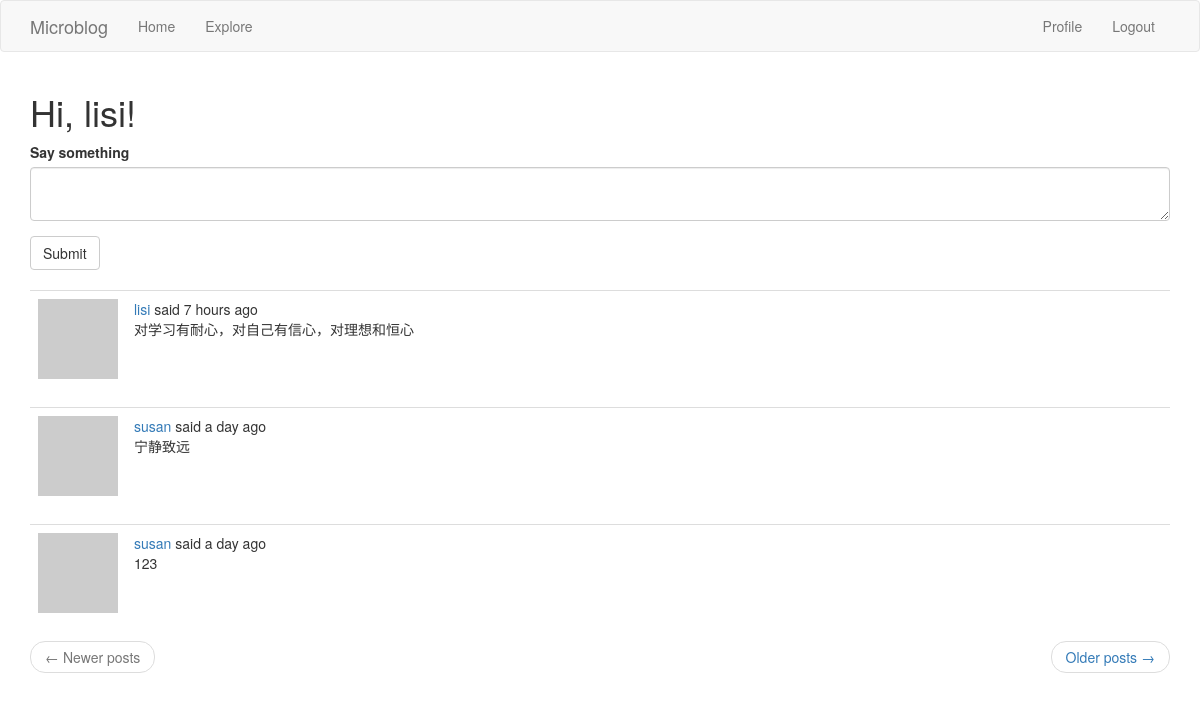
The page /index (signed in) on the database as committed earlier.
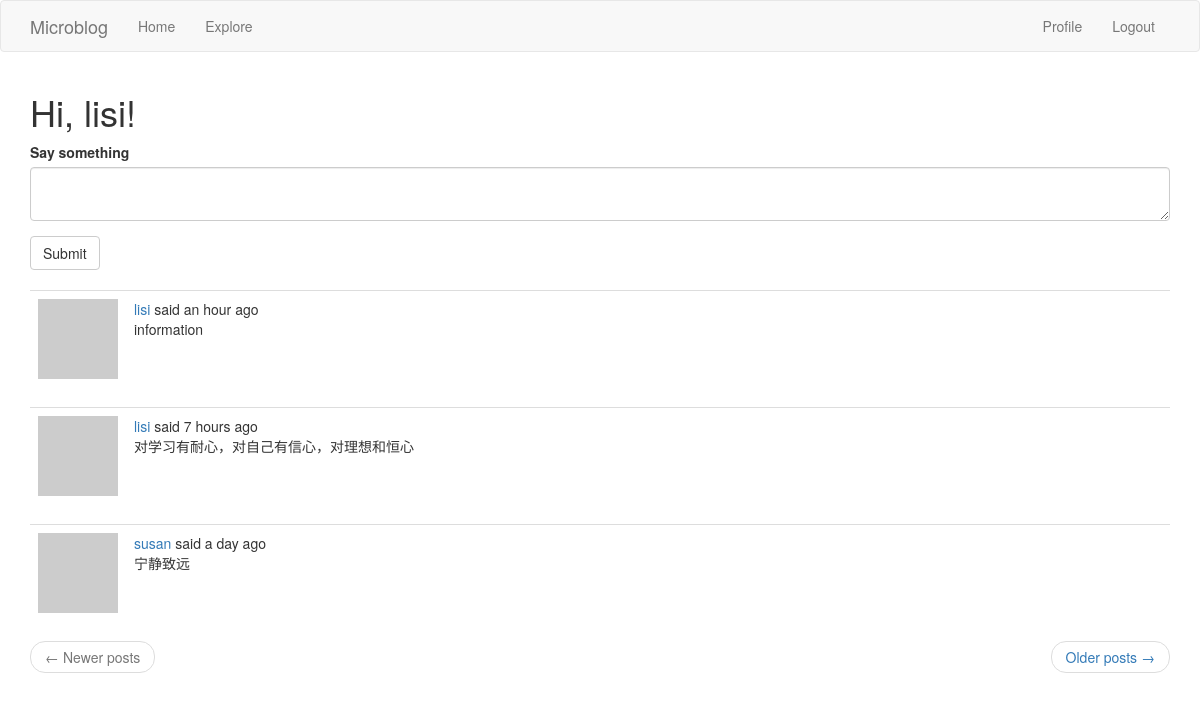
The same page on the database as committed later.
### app/models.py (models this page shows, shortened)
class Post(db.Model):  # UserMixin,
    id = db.Column(db.Integer, primary_key=True)
    body = db.Column(db.String(140))
    timestamp = db.Column(db.DateTime, index=True, default=datetime.utcnow)
    user_id = db.Column(db.Integer, db.ForeignKey('user.id'))

### app/routes.py (the view)
@app.route('/', methods=['GET', 'POST'])
@app.route('/index', methods=['GET', 'POST'])
@login_required
def index():
    form = PostForm()
    if form.validate_on_submit():  # 如果是POST请求就走这里
        post = Post(body=form.post.data, author=current_user)
        db.session.add(post)
        db.session.commit()
        flash(_('Your post is now live!'))
        return redirect(url_for('index'))
    page = request.args.get('page', 1, type=int)
    posts = current_user.followed_posts().paginate(page, app.config['POSTS_PER_PAGE'], False)
    next_url = url_for('index', page=posts.next_num) if posts.has_next else None
    prev_url = url_for('index', page=posts.prev_num) if posts.has_prev else None
    return render_template('index.html', title='Home Page', form=form, posts=posts.items, next_url=next_url,
                           prev_url=prev_url)

### app/forms.py
class PostForm(FlaskForm):
    post = TextAreaField(_l('Say something'), validators=[DataRequired(), Length(min=1, max=140)])
    submit = SubmitField(_l('Submit'))

### app/models.py (called while the page is built)
@login.user_loader
def load_user(id):
    return User.query.get(int(id))

    def avatar(self, size):
        digest = md5(self.email.lower().encode('utf-8')).hexdigest()
        return 'https://www.gravatar.com/avatar/{}?d=identicon&s={}'.format(
            digest, size)

    def followed_posts(self):
        followed = Post.query.join(followers, (followers.c.followed_id == Post.user_id)).filter(
            followers.c.follower_id == self.id)
        own = Post.query.filter_by(user_id=self.id)
        return followed.union(own).order_by(Post.timestamp.desc())

### app/routes.py (called while the page is built)
@app.before_request  # 访问任意一个函数都会执行这里
def before_request():
    if current_user.is_authenticated:
        current_user.last_seen = datetime.utcnow()
        db.session.commit()

### app/templates/index.html
{% extends "base.html" %}
{% import 'bootstrap/wtf.html' as wtf %}
{% block app_content %}
	<h1>{{ _('Hi, %(username)s!', username=current_user.username) }}</h1>
	{% if form %}
	{{ wtf.quick_form(form) }}
	<br>
	{% endif %}
	{% for post in posts %}
		{% include '_post.html' %}
	{% endfor %}
	<nav aria-label="...">
		<ul class="pager">
			<li class="previous{% if not prev_url %} disabled{% endif %}">
				<a href="{{ prev_url or '#' }}">
					<span aria-hidden="true">&larr;</span> Newer posts
				</a>
			</li>
			<li class="next{% if not next_url %} disabled{% endif %}">
				<a href="{{ next_url or '#' }}">
					Older posts <span aria-hidden="true">&rarr;</span>
				</a>
			</li>
		</ul>
	</nav>
{% endblock %}

### app/templates/_post.html (shortened to what this page needs)
<table class="table table-hover">
    <tr>
        <td width="70px">
            <a href="{{ url_for('user', username=post.author.username) }}">
                <img src="{{ post.author.avatar(70) }}"/>
            </a>
        </td>
        <td>
            {{ _('%(username)s said %(when)s', username=user_link, when=moment(post.timestamp).fromNow()) }}
            <br>
            {{ post.body }}
        </td>
    </tr>
</table>

Rows that differ between the two databases and show on the page:
no longer on this page (row unchanged): Post: body "123"
added Post: body "information"
